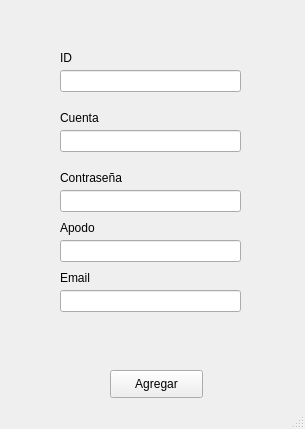
<?xml version="1.0" encoding="UTF-8"?>
<ui version="4.0">
 <class>AgregarJugador</class>
 <widget class="QMainWindow" name="AgregarJugador">
  <property name="geometry">
   <rect>
    <x>0</x>
    <y>0</y>
    <width>305</width>
    <height>429</height>
   </rect>
  </property>
  <property name="windowTitle">
   <string>Agregar Jugador</string>
  </property>
  <widget class="QWidget" name="centralwidget">
   <widget class="QLineEdit" name="txtID">
    <property name="geometry">
     <rect>
      <x>60</x>
      <y>70</y>
      <width>181</width>
      <height>22</height>
     </rect>
    </property>
   </widget>
   <widget class="QLabel" name="label">
    <property name="geometry">
     <rect>
      <x>60</x>
      <y>50</y>
      <width>55</width>
      <height>16</height>
     </rect>
    </property>
    <property name="text">
     <string>ID</string>
    </property>
   </widget>
   <widget class="QLabel" name="label_2">
    <property name="geometry">
     <rect>
      <x>60</x>
      <y>110</y>
      <width>55</width>
      <height>16</height>
     </rect>
    </property>
    <property name="text">
     <string>Cuenta</string>
    </property>
   </widget>
   <widget class="QLabel" name="label_3">
    <property name="geometry">
     <rect>
      <x>60</x>
      <y>170</y>
      <width>71</width>
      <height>16</height>
     </rect>
    </property>
    <property name="text">
     <string>Contraseña</string>
    </property>
   </widget>
   <widget class="QLabel" name="label_4">
    <property name="geometry">
     <rect>
      <x>60</x>
      <y>220</y>
      <width>55</width>
      <height>16</height>
     </rect>
    </property>
    <property name="text">
     <string>Apodo</string>
    </property>
   </widget>
   <widget class="QLabel" name="label_5">
    <property name="geometry">
     <rect>
      <x>60</x>
      <y>270</y>
      <width>55</width>
      <height>16</height>
     </rect>
    </property>
    <property name="text">
     <string>Email</string>
    </property>
   </widget>
   <widget class="QLineEdit" name="txtCuenta">
    <property name="geometry">
     <rect>
      <x>60</x>
      <y>130</y>
      <width>181</width>
      <height>22</height>
     </rect>
    </property>
   </widget>
   <widget class="QLineEdit" name="txtContrasena">
    <property name="geometry">
     <rect>
      <x>60</x>
      <y>190</y>
      <width>181</width>
      <height>22</height>
     </rect>
    </property>
   </widget>
   <widget class="QLineEdit" name="txtApodo">
    <property name="geometry">
     <rect>
      <x>60</x>
      <y>240</y>
      <width>181</width>
      <height>22</height>
     </rect>
    </property>
   </widget>
   <widget class="QLineEdit" name="txtEmail">
    <property name="geometry">
     <rect>
      <x>60</x>
      <y>290</y>
      <width>181</width>
      <height>22</height>
     </rect>
    </property>
   </widget>
   <widget class="QPushButton" name="btnAgregar">
    <property name="geometry">
     <rect>
      <x>110</x>
      <y>370</y>
      <width>93</width>
      <height>28</height>
     </rect>
    </property>
    <property name="text">
     <string>Agregar</string>
    </property>
   </widget>
  </widget>
  <widget class="QStatusBar" name="statusbar"/>
 </widget>
 <resources/>
 <connections/>
</ui>
